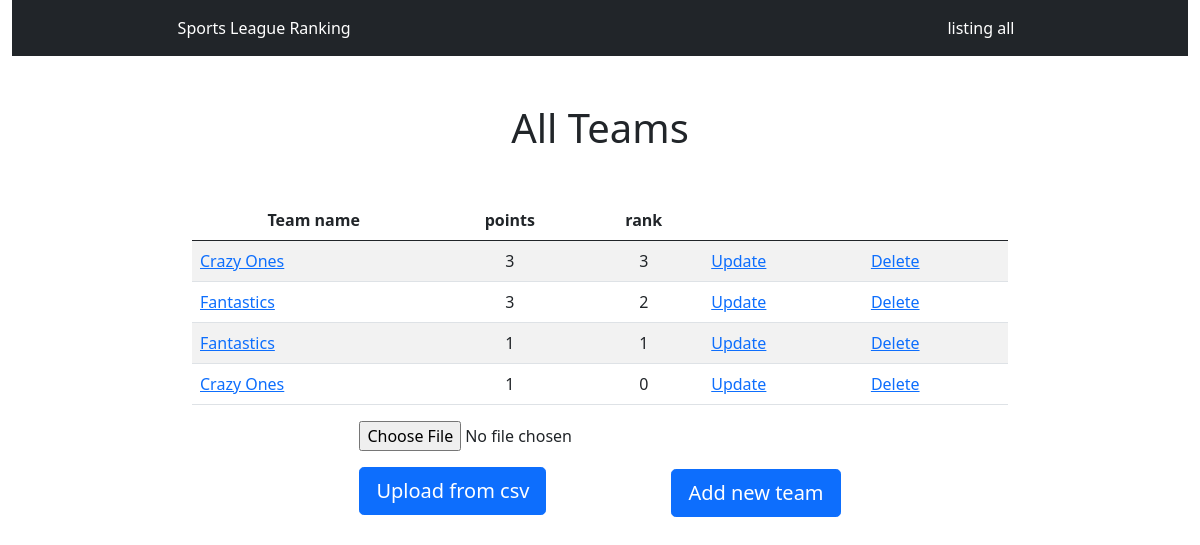
Before: / with the older database file.
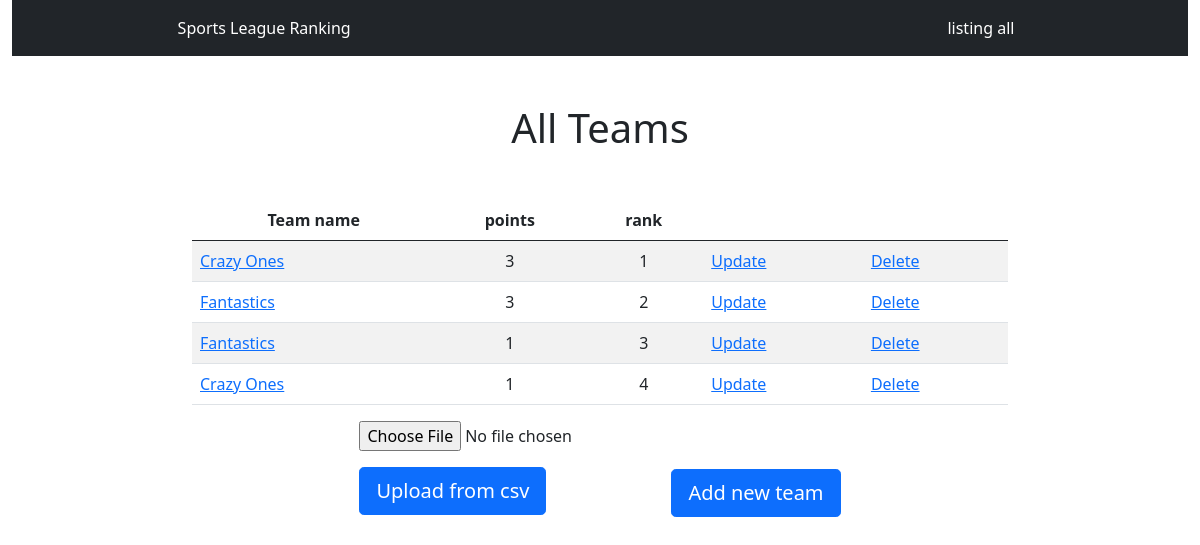
After: the same page with the newer database file.
### leaguerank/models.py (models this page shows, shortened)
class Leaguerank(models.Model):
    name = models.CharField(max_length=200,)
    points = models.PositiveIntegerField(blank=True, null=True)
    ranking = models.PositiveIntegerField(blank=True, null=True)

### leaguerank/views.py (the view)
# urls.py: path('', views.leaguerankListView.as_view(), name='all'),
class leaguerankListView(leaguerankBaseView, ListView):
    """View to list all leagueranks.
    Use the 'leaguerank_list' variable in the template
    to access all leaguerank objects"""

### leaguerank/templates/leaguerank/leaguerank_list.html (shortened to what this page needs)
{% extends 'base.html' %}
{% block content %}
<div class="container d-flex mt-5" style="width: 70%;">
    <div class="col">
        <h1 class="text-center">All Teams</h1>
        <table class="table table-striped mt-5">
            <thead>
                <tr>
                    <th class="text-center" scope="col">Team name</th>
                    <th class="text-center" scope="col">points</th>
                    <th class="text-center" scope="col">rank</th>
                    <th></th>
                    <th></th>
                </tr>
            </thead>
            <tbody>
                {% for leaguerank in leaguerank_list %}
                <tr>
                    <td class="ml-5"><a href="{% url 'leaguerank:leaguerank_detail' leaguerank.id %}">{{leaguerank.name}}</a></td>
                    <td class="text-center">{{leaguerank.points}}</td>
                    <td class="text-center">{{leaguerank.ranking}}</td>
                    <td><a href="{% url 'leaguerank:leaguerank_update' leaguerank.id %} ">Update</a></td>
                    <td><a href="{% url 'leaguerank:leaguerank_delete' leaguerank.id %}">Delete</a></td>
                </tr>
            {% endfor %}
            </tbody>
        </table>
        <div class="d-flex justify-content-center">
          <form method="post" action="{% url 'leaguerank:leaguerank_upload_csv' %} " enctype="multipart/form-data">
            <input type="file" name="myfile">
            <button type="submit" class="d-block btn btn-primary btn-lg my-3" >Upload from csv</button>
          </form>
            <div class="d-flex justify-content-flex-start">
                <a href="{% url 'leaguerank:leaguerank_create' %}" class="d-block btn btn-primary btn-lg my-5">Add new team</a>
            </div>
        </div>
    </div>
</div>
{% endblock content %}

Changed rows visible on the page:
changed Leaguerank (number 3 of 4 on the later page): ranking "1" → "3"
computed for Leaguerank (number 4 of 4 on the later page): ranking "0" → "4"
Other visible differences:
{{ leaguerank.ranking }}: "3" → "1"
